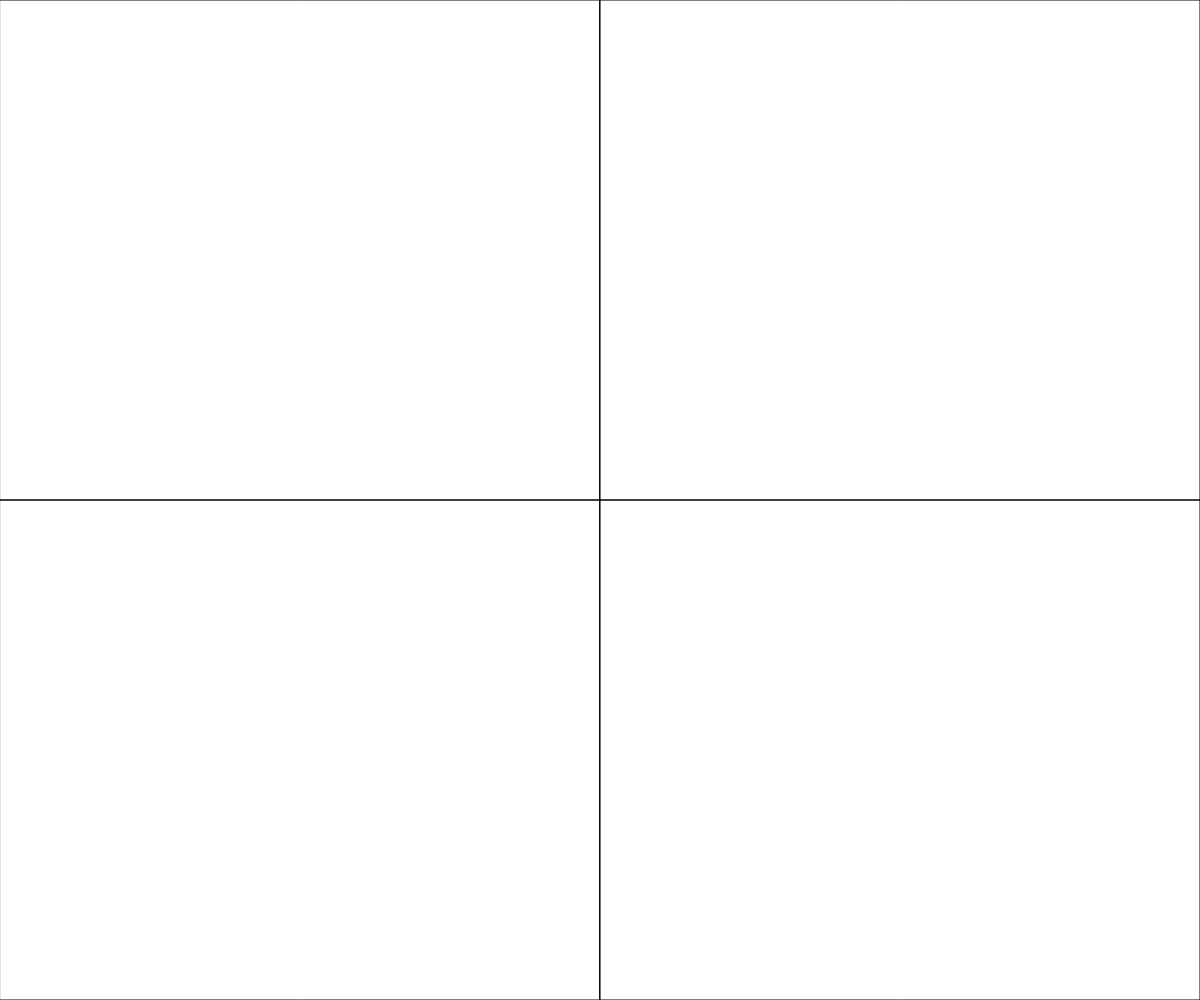
Frame 1 (no input)
Frame 60 (no input): identical to frame 1, image omitted
Frame 120 (the mouse pressed at the canvas centre since frame 60): identical to frame 1, image omitted

The p5.js sketch that drew this single still picture (run headless with seeded random() and noise() and a simulated clock; from frame 60 on, the mouse is pressed at the canvas centre):

// p5.js sketch
// ── sketch.js
function setup() 
{
  createCanvas (windowWidth, windowHeight);
  
}

function draw() 
{
  background (255);

//1 QUADRADO //

  if (mouseX>0 && mouseX<width/2 &&
    mouseY>0 && mouseY<height/2)
  {
    fill(0);
  }
  else
  {
    noFill();
  }
 rect (0, 0, width/2, height/2);

//2 QUADRADO //

 if (mouseX>width/2 && mouseX<width &&
  mouseY>0 && mouseY<height/2)
{
  fill(0);
}
else
{
  noFill();
}
rect (width/2, 0, width/2, height/2);

//3 QUADRADO //

if (mouseX>0 && mouseX<width/2 &&
  mouseY>height/2 && mouseY<height)
{
  fill(0);
}
else
{
  noFill();
}
rect (0, height/2, width/2, height/2);

//4 QUADRADO //

if (mouseX>0 && mouseX<width/2 &&
  mouseY>0 && mouseY<height/2)
{
  fill(0);
}
else
{
  noFill();
}
rect (width/2, height/2, width/2, height/2);
}
